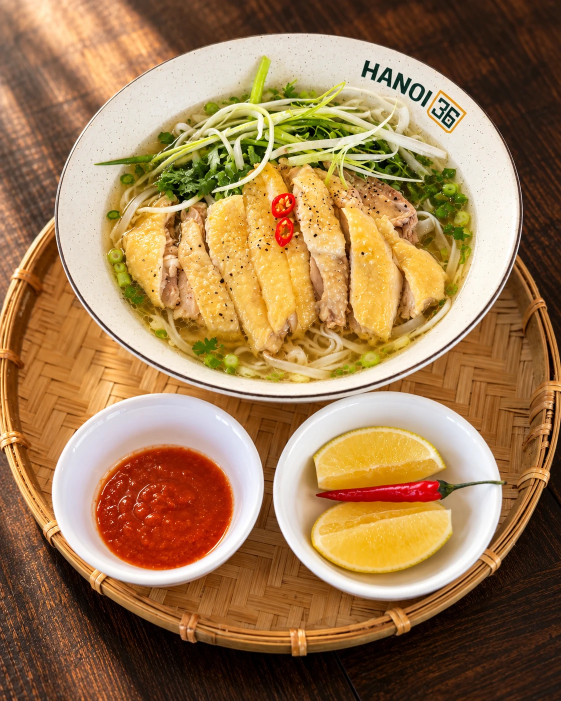
#> input picture videos/source/01-ga.webp, 1122 x 1402 px (shown at 1/2 size); its folder holds only this picture in this run
$ python make_videos.py
#> lines starting #> are read from the running program, lines starting #| are printed output that depends on the picture
"""Biến ảnh món ăn tĩnh thành video chuyển động ngắn (cinemagraph).

Hiệu ứng cho từng ảnh:
  - máy quay chậm (zoom/pan kiểu Ken Burns)
  - hơi nóng bốc lên từ bát nước dùng
  - mặt nước dùng / nước chấm gợn nhẹ
  - rau thơm lay nhẹ như có gió
  - ánh nắng trên bàn chuyển động nhẹ

Chạy:  pip install numpy opencv-python-headless
       python3 videos/make_videos.py            # xuất tất cả + video tổng hợp
       python3 videos/make_videos.py --preview  # chỉ xuất ảnh khung hình để xem thử
"""

import argparse
import math
import os
import subprocess
import sys

import cv2
import numpy as np

HERE = os.path.dirname(os.path.abspath(__file__))
SRC_DIR = os.path.join(HERE, "source")

W_OUT, H_OUT = 1080, 1350  # 4:5, chuẩn bài đăng Facebook/Instagram
FPS = 30
DURATION = 6.0
Q = 3  # các lớp hiệu ứng (hơi nước, ánh sáng, gợn nước) tính ở độ phân giải 1/Q


# Mọi toạ độ tính theo pixel của ảnh gốc (1122x1402 nếu không ghi chú khác).
#   cam:    (zoom, tâm x, tâm y, xoay độ) ở đầu và cuối clip
#   steam:  (cx, cy, rx, ry, độ cao bốc lên, cường độ) - vùng mặt nước dùng
#   liquid: (cx, cy, rx, ry) - vùng chất lỏng gợn sóng
#   sway:   (cx, cy, rx, ry) - vùng rau lay
SCENES = [
    {
        "name": "01-ga",
        "cam": [(1.0, 561, 701, 0.0), (1.13, 575, 640, 0.0)],
        "steam": [(575, 440, 340, 270, 330, 1.0)],
        "liquid": [(578, 470, 360, 275)],
        "sway": [(560, 280, 330, 120)],
        "steam_gain": 0.95,
        "light_amp": 0.05,
    },
    {
        "name": "02-luon",
        "cam": [(1.04, 545, 690, 0.0), (1.17, 530, 620, 1.2)],
        "steam": [(525, 480, 340, 290, 300, 1.0)],
        "liquid": [(530, 520, 370, 310)],
        "sway": [(700, 330, 210, 170), (260, 440, 130, 190)],
        "steam_gain": 0.95,
        "light_amp": 0.05,
    },
    {
        "name": "03-nem",
        "cam": [(1.2, 470, 760, 0.0), (1.12, 612, 640, 0.0)],
        "steam": [(310, 600, 170, 260, 220, 0.5)],
        "liquid": [(645, 910, 190, 180)],
        "sway": [(770, 400, 330, 320), (950, 690, 190, 150)],
        "steam_gain": 0.6,
        "light_amp": 0.07,
    },
    {
        "name": "04-chan-gio",
        "cam": [(1.0, 561, 701, 0.0), (1.11, 560, 700, 0.0)],
        "steam": [(560, 700, 430, 400, 260, 1.0)],
        "liquid": [(560, 760, 470, 440)],
        "sway": [(560, 640, 380, 360)],
        "steam_gain": 0.85,
        "light_amp": 0.04,
    },
    {
        "name": "05-toan-canh",
        "cam": [(1.35, 700, 520, 0.0), (1.0, 561, 701, 0.0)],
        "steam": [
            (835, 330, 180, 125, 190, 0.85),
            (637, 610, 175, 150, 160, 0.6),
            (968, 585, 110, 75, 150, 0.85),
            (930, 870, 160, 130, 160, 0.8),
            (660, 1180, 195, 170, 210, 1.0),
        ],
        "liquid": [
            (835, 340, 165, 115),
            (968, 590, 100, 70),
            (930, 880, 150, 120),
            (660, 1190, 180, 165),
        ],
        "sway": [(150, 700, 170, 140)],
        "steam_gain": 0.85,
        "light_amp": 0.05,
    },
    {
        "name": "06-bun-cha",  # ảnh 1086x1448
        "cam": [(1.0, 543, 700, 0.0), (1.06, 560, 800, 0.0)],
        "steam": [(425, 900, 300, 300, 250, 0.8)],
        "liquid": [(425, 925, 320, 310)],
        "sway": [(360, 360, 400, 220), (640, 500, 120, 110)],
        "steam_gain": 0.75,
        "light_amp": 0.05,
    },
    {
        "name": "07-cha-nuong",
        "cam": [(1.0, 561, 701, 0.0), (1.15, 560, 775, -1.0)],
        "steam": [(300, 880, 260, 220, 280, 0.8), (800, 950, 260, 220, 280, 0.8)],
        "liquid": [(112, 52, 100, 45)],
        "sway": [(580, 360, 560, 290), (950, 680, 130, 120)],
        "steam_gain": 0.75,
        "light_amp": 0.05,
    },
    {
        "name": "08-bun-thang",  # ảnh 1122x1496 (chuyển từ HEIC)
        "cam": [(1.0, 561, 720, 0.0), (1.12, 578, 640, 0.0)],
        "steam": [(580, 600, 400, 340, 330, 1.0)],
        "liquid": [(580, 625, 410, 360)],
        "sway": [],
        "steam_gain": 0.8,
        "light_amp": 0.04,
    },
]

MONTAGE_ORDER = ["01-ga", "02-luon", "04-chan-gio", "03-nem", "05-toan-canh"]
MONTAGE_XFADE = 0.6


def smoothstep(a, b, x):
    t = np.clip((x - a) / (b - a), 0.0, 1.0)
    return t * t * (3.0 - 2.0 * t)


def tile_noise(n, seed, cutoff, aniso=(1.0, 1.0), beta=2.0):
    """Nhiễu mượt, lặp liền mạch (tạo bằng lọc phổ FFT), giá trị 0..1."""
    rng = np.random.default_rng(seed)
    white = rng.standard_normal((n, n))
    fy = np.fft.fftfreq(n)[:, None] * aniso[1]
    fx = np.fft.fftfreq(n)[None, :] * aniso[0]
    f = np.sqrt(fx ** 2 + fy ** 2)
    f[0, 0] = 1.0
    amp = f ** (-beta / 2.0) * np.exp(-((f / cutoff) ** 2))
    amp[0, 0] = 0.0
    out = np.real(np.fft.ifft2(np.fft.fft2(white) * amp))
    lo, hi = np.percentile(out, [1, 99])
    return np.clip((out - lo) / (hi - lo), 0.0, 1.0).astype(np.float32)


def sample(tex, u, v):
    n = tex.shape[0]
    return cv2.remap(tex, np.mod(u, n).astype(np.float32), np.mod(v, n).astype(np.float32),
                     cv2.INTER_LINEAR, borderMode=cv2.BORDER_WRAP)


class Noise:
    def __init__(self):
        n = 1024
        self.steam = tile_noise(n, 1, cutoff=0.035, aniso=(1.0, 3.0))  # sợi dọc
        self.swirl = tile_noise(n, 2, cutoff=0.01)
        self.ripple = tile_noise(n, 3, cutoff=0.03)
        self.light = tile_noise(n, 4, cutoff=0.006)
        self.phase = tile_noise(n, 5, cutoff=0.008)


def ellipse_mask(xs, ys, cx, cy, rx, ry, feather=0.18):
    r = np.sqrt(((xs - cx) / rx) ** 2 + ((ys - cy) / ry) ** 2)
    return 1.0 - smoothstep(1.0 - feather, 1.0, r)


def ease(t):
    return t - 0.6 * math.sin(2 * math.pi * t) / (2 * math.pi)


class Scene:
    def __init__(self, cfg, noise):
        self.cfg = cfg
        self.noise = noise
        img = cv2.imread(os.path.join(SRC_DIR, cfg["name"] + ".webp"), cv2.IMREAD_COLOR)
        if img is None:
            sys.exit("Không đọc được ảnh " + cfg["name"])
        self.src = cv2.cvtColor(img, cv2.COLOR_BGR2RGB).astype(np.float32) / 255.0
        self.h, self.w = self.src.shape[:2]
        self.k = min(self.w / W_OUT, self.h / H_OUT)

        # lưới toạ độ (theo pixel ảnh gốc) cho các lớp hiệu ứng độ phân giải thấp
        self.lw, self.lh = math.ceil(self.w / Q), math.ceil(self.h / Q)
        xs = (np.arange(self.lw, dtype=np.float32) + 0.5) * Q
        ys = (np.arange(self.lh, dtype=np.float32) + 0.5) * Q
        self.xs, self.ys = np.meshgrid(xs, ys)

        self.liquid_mask = np.zeros_like(self.xs)
        for cx, cy, rx, ry in cfg["liquid"]:
            self.liquid_mask = np.maximum(self.liquid_mask, ellipse_mask(self.xs, self.ys, cx, cy, rx, ry))
        self.sway_mask = np.zeros_like(self.xs)
        for cx, cy, rx, ry in cfg["sway"]:
            self.sway_mask = np.maximum(self.sway_mask, ellipse_mask(self.xs, self.ys, cx, cy, rx, ry, 0.5))
        self.sway_phase = sample(noise.phase, self.xs / 2.0, self.ys / 2.0) * 2 * math.pi

        gx = np.arange(W_OUT, dtype=np.float32) + 0.5 - W_OUT / 2
        gy = np.arange(H_OUT, dtype=np.float32) + 0.5 - H_OUT / 2
        self.gx, self.gy = np.meshgrid(gx, gy)

    # ---------- máy quay ----------
    def camera(self, t):
        (s0, x0, y0, r0), (s1, x1, y1, r1) = self.cfg["cam"]
        e = ease(t / DURATION)
        z = (1 / s0) + ((1 / s1) - (1 / s0)) * e  # nội suy 1/zoom để khung luôn nằm trong ảnh
        return 1 / z, x0 + (x1 - x0) * e, y0 + (y1 - y0) * e, math.radians(r0 + (r1 - r0) * e)

    def camera_map(self, t):
        s, cx, cy, rot = self.camera(t)
        c, sn = math.cos(rot), math.sin(rot)
        f = self.k / s
        mx = cx + f * (c * self.gx - sn * self.gy) - 0.5
        my = cy + f * (sn * self.gx + c * self.gy) - 0.5
        return mx, my

    # ---------- các lớp hiệu ứng (toạ độ ảnh gốc, độ phân giải thấp) ----------
    # [34 lines left out: functions displacement, steam, not called in this run]

    def light(self, t):
        n = sample(self.noise.light, self.xs / 2.0 + t * 7, self.ys / 2.0 + t * 4)
        return (1.0 + self.cfg["light_amp"] * (2 * n - 1)).astype(np.float32)

    # ---------- dựng khung hình ----------
    # [14 lines left out: function frame, not called in this run]

    def check_bounds(self):
        worst = 0.0
        for i in range(0, int(DURATION * FPS) + 1, 5):
            mx, my = self.camera_map(i / FPS)
            for xx, yy in ((mx[0, 0], my[0, 0]), (mx[0, -1], my[0, -1]), (mx[-1, 0], my[-1, 0]), (mx[-1, -1], my[-1, -1])):
                worst = max(worst, -xx, -yy, xx - (self.w - 1), yy - (self.h - 1))
        if worst > 1.0:
            print(f"  ! {self.cfg['name']}: khung hình lệch ra ngoài ảnh {worst:.1f}px")


def encode(scene, path):
    cmd = [
        "ffmpeg", "-y", "-loglevel", "error",
        "-f", "rawvideo", "-pix_fmt", "rgb24", "-s", f"{W_OUT}x{H_OUT}", "-r", str(FPS), "-i", "-",
        "-vf", "scale=out_color_matrix=bt709:out_range=tv",
        "-c:v", "libx264", "-preset", "slow", "-crf", "20", "-pix_fmt", "yuv420p",
        "-colorspace", "bt709", "-color_primaries", "bt709", "-color_trc", "bt709",
        "-movflags", "+faststart", path,
    ]
    proc = subprocess.Popen(cmd, stdin=subprocess.PIPE)
    n = int(round(DURATION * FPS))
    for i in range(n):
        proc.stdin.write(scene.frame(i / FPS).tobytes())
    proc.stdin.close()
    if proc.wait() != 0:
        sys.exit("ffmpeg lỗi khi xuất " + path)


# [18 lines left out: function montage, not called in this run]


def main():
    ap = argparse.ArgumentParser()
    ap.add_argument("--preview", metavar="DIR", help="chỉ xuất vài khung hình PNG vào thư mục này")
    ap.add_argument("--only", nargs="+", help="chỉ xử lý các ảnh có tên này (vd 01-ga 06-bun-cha)")
    args = ap.parse_args()

    noise = Noise()
    out_dir = HERE
    scenes = [c for c in SCENES if not args.only or c["name"] in args.only]
    for cfg in scenes:
        scene = Scene(cfg, noise)
        scene.check_bounds()
        if args.preview:
            os.makedirs(args.preview, exist_ok=True)
            for t in (0.0, DURATION / 2, DURATION - 1 / FPS):
                rgb = scene.frame(t)
                cv2.imwrite(os.path.join(args.preview, f"{cfg['name']}_{t:.1f}.png"), cv2.cvtColor(rgb, cv2.COLOR_RGB2BGR))
            print("preview", cfg["name"])
            continue
        path = os.path.join(out_dir, cfg["name"] + ".mp4")
        encode(scene, path)
        print("xong", path)
#> this loop made 1 pass
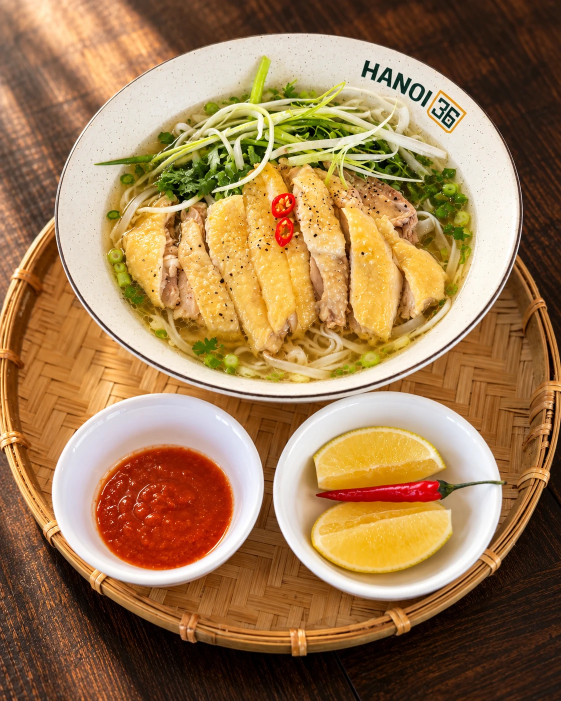
#> input picture videos/source/01-ga.webp, 1122 x 1402 px (shown at 1/2 size)
#> pass 1, in __init__, `self.src = cv2.cvtColor(img, cv2.COLOR_BGR2RGB).astype(np.float32) / 2..`:
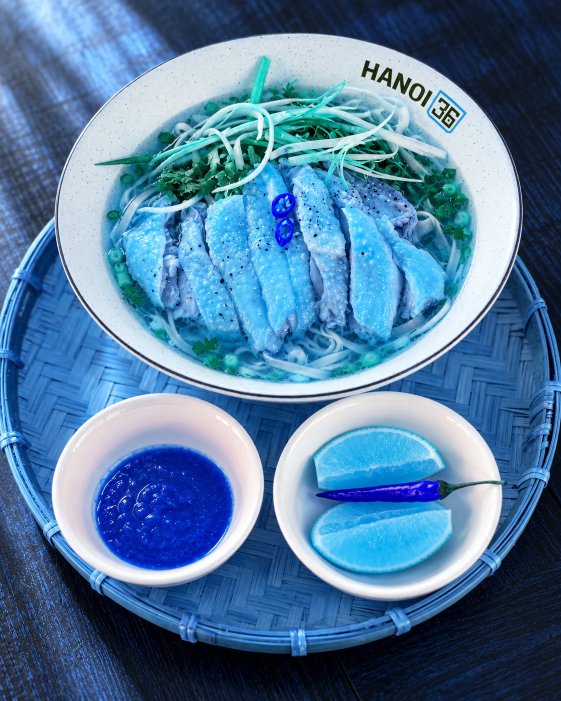
#> self.src: shape (1402, 1122, 3) float32 (shown at 1/2 size); mean B, G, R 0.625, 0.483, 0.323

    if not args.preview and not args.only:
        montage([os.path.join(out_dir, n + ".mp4") for n in MONTAGE_ORDER], os.path.join(out_dir, "tong-hop.mp4"))
        print("xong tong-hop.mp4")


if __name__ == "__main__":
#> (the run stopped early here; a loop or call above may not have finished)
